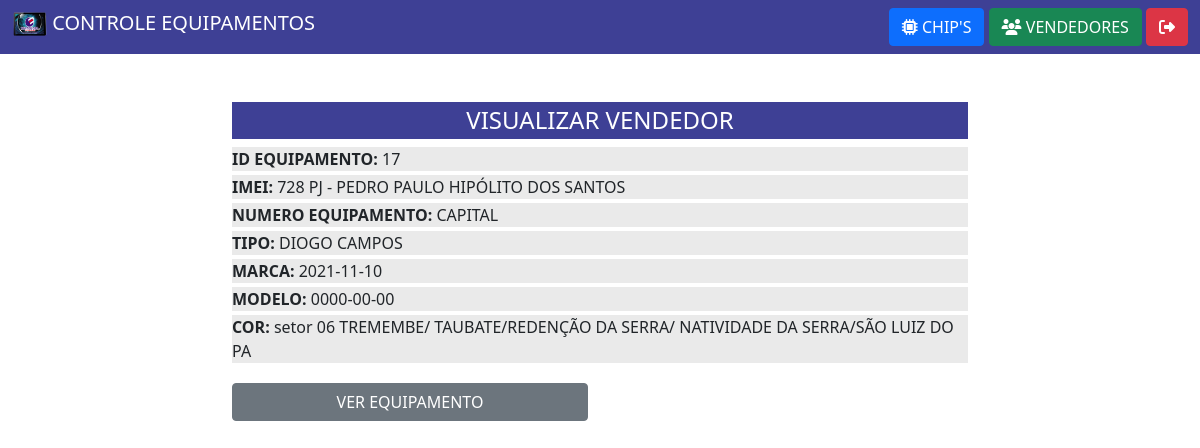
The page /visualizar_vendedor.php?id=17 (signed in) on the database its author committed.
### tables this page shows
CREATE TABLE `historico` (
  `id_historico` int(11) NOT NULL,
  `nome_representante` varchar(45) NOT NULL,
  `atuacao` varchar(45) NOT NULL,
  `supervisor` varchar(45) NOT NULL,
  `data_configuracao` date NOT NULL,
  `data_desligamento` date NOT NULL,
  `observacao` varchar(80) NOT NULL,
  `equipamentos_id_equipamentos` int(11) NOT NULL
);

### visualizar_vendedor.php (the view, shortened to what this page needs)
<?php
include 'conexao.php';
include 'menu.php';
$id = $_GET['id'];
$sql = "SELECT * FROM historico WHERE  id_historico = $id";
$result = $conn->query($sql);
if ($result->num_rows > 0) {
    while ($row = $result->fetch_assoc()) {
        $id_historico = $row["id_historico"];
        $nome_representante = $row["nome_representante"];
        $atuacao = $row["atuacao"];
        $supervisor = $row["supervisor"];
        $data_configuracao = $row["data_configuracao"];
        $data_desligamento = $row["data_desligamento"];
        $observacao = $row["observacao"];
        $equipamentos_id_equipamentos = $row["equipamentos_id_equipamentos"];
    }
}
?>
<div class="container mt-5">
    <div class='row'>
        <div class='col-sm-2'></div>
        <div class='col-sm-8'>
            <h4 class="text-center p-1" style="background-color: #3e4095;color:white">VISUALIZAR VENDEDOR</h4>
            <?php
            echo "<p class='mb-1' style='background-color: #eaeaea;'> <b>ID EQUIPAMENTO:</b> " . $id_historico . "</p>";
            echo "<p class='mb-1' style='background-color: #eaeaea;'><b>IMEI: </b>" . $nome_representante . "</p>";
            echo "<p class='mb-1' style='background-color: #eaeaea;'><b>NUMERO EQUIPAMENTO:</b> " . $atuacao . "</p>";
            echo "<p class='mb-1' style='background-color: #eaeaea;'><b>TIPO: </b>" . $supervisor . "</p>";
            echo "<p class='mb-1' style='background-color: #eaeaea;'><b>MARCA: </b>" . $data_configuracao . "</p>";
            echo "<p class='mb-1' style='background-color: #eaeaea;'><b>MODELO:</b> " . $data_desligamento . "</p>";
            echo "<p class='mb-1' style='background-color: #eaeaea;'><b>COR:</b> " . $observacao . "</p>";
            ?>
        </div>
        <div class='col-sm-2'></div>
    </div>
    <div class="row mb-5">
    <div class='col-sm-2'></div>
        <div class="col-sm-4 mt-3">
            <a type='button' style='width:100%' href='visualizar_equipamento.php?id=<?php echo $equipamentos_id_equipamentos; ?>' class='btn btn-secondary'>VER EQUIPAMENTO</a></td>
        </div>
        <div class='col-sm-2'></div>
    </div>
</div>

### rows shown on the page
historico: id_historico "17", nome_representante "728 PJ - PEDRO PAULO HIPÓLITO DOS SANTOS", atuacao "CAPITAL", supervisor "DIOGO CAMPOS", data_configuracao "2021-11-10", data_desligamento "0000-00-00", observacao "setor 06 TREMEMBE/ TAUBATE/REDENÇÃO DA SERRA/ NATIVIDADE DA SERRA/SÃO LUIZ DO PA"
